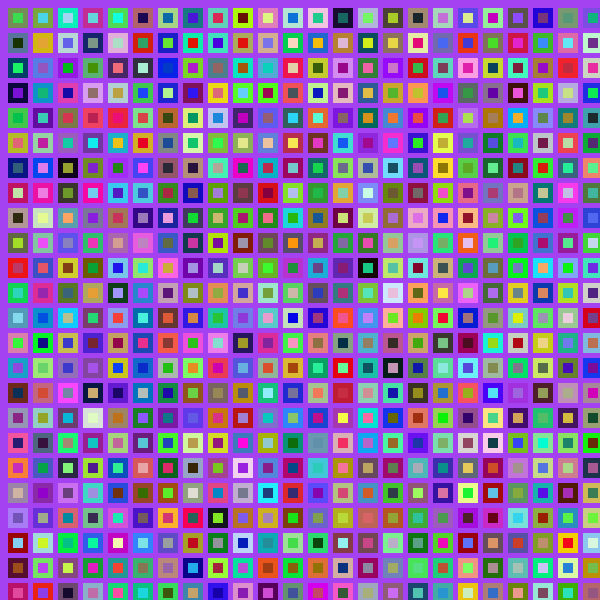
Frame 1 (no input)
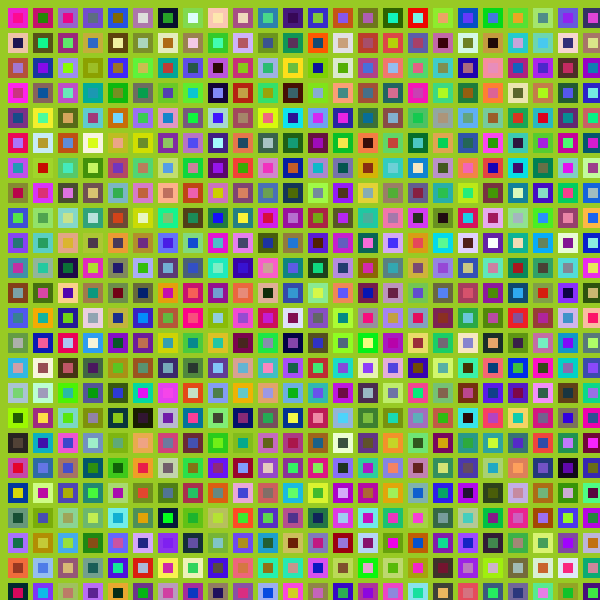
Frame 60 (the mouse pressed at the canvas centre just before this capture)
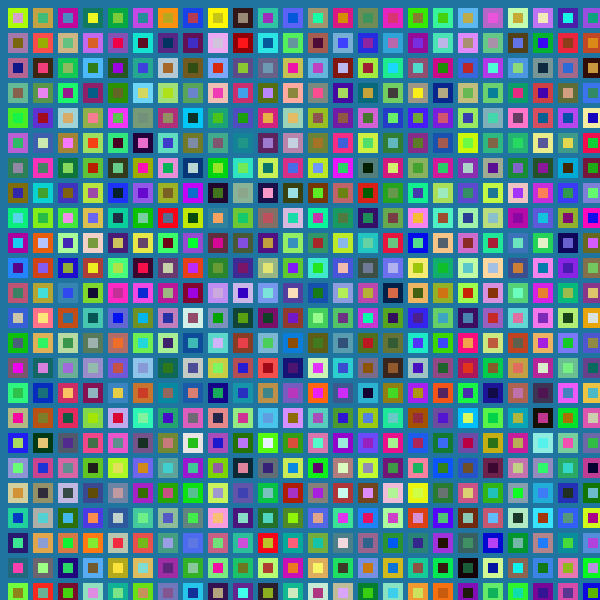
Frame 120 (the mouse held since frame 60 and released just before this capture)

The Processing sketch that drew these frames (run headless with seeded random() and noise(); from frame 60 on, the mouse is pressed at the canvas centre):

// Processing sketch: processing_184483
// ── processing_184483.pde



void setup() {
  size(600,600);
  smooth();
  frameRate(20);
 

}

void draw() {
  background(random(0,255),random(0,255),random(0,255));
    for (int x = 10; x < 590; x = x+25) { //Array on x axis
      for (int y = 10; y < 590; y = y+25) { //Array on y axis
       fill(random(0,255),random(0,255),random(0,255));//fill
       strokeWeight(5);  //change stroke weight
       stroke(random(0,255),random(0,255),random(0,255));//change stroke color
          rect(x,y,15,15);
    }
  }
}

  
